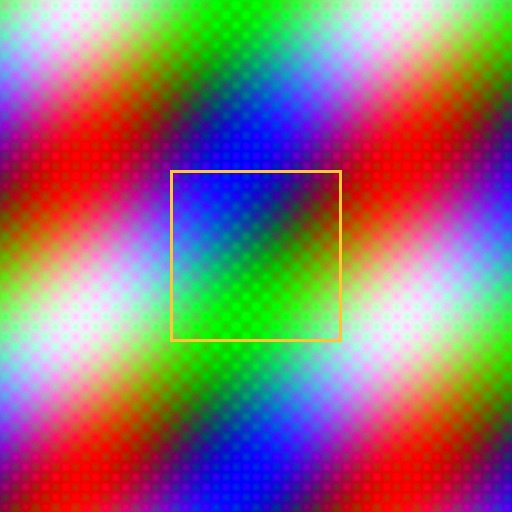
#> input picture sample_images/ai_generated_diffusion_art.jpg, 512 x 512 px
$ python -i noise_analysis.py   (imports and definitions only)   (older library calls are emulated)
#> lines starting #> are read from the running program, lines starting #| are printed output that depends on the picture
#> further down, picture is the input picture: PIL image 512x512 RGB; mean R, G, B 143.1, 114.5, 117.5
"""
High-Frequency Sensor Noise & PRNU Residual Forensic Analyzer
Detects lack of authentic camera sensor noise or artificial patchy noise textures.
"""

import numpy as np
import cv2
from PIL import Image
from typing import Tuple, Dict, Any


def extract_noise_residuals(image: Image.Image) -> Tuple[np.ndarray, float]:
    """
    Extracts high-frequency noise residuals by subtracting a median-filtered denoised image
    from the original grayscale image, then computing local variance distribution.
    Returns:
        noise_visual: Amplified noise residual image [0-255 uint8]
        anomaly_score: Score [0.0 - 1.0] indicating artificial noise inconsistency
    """
    gray = np.array(image.convert("L"), dtype=np.float32)
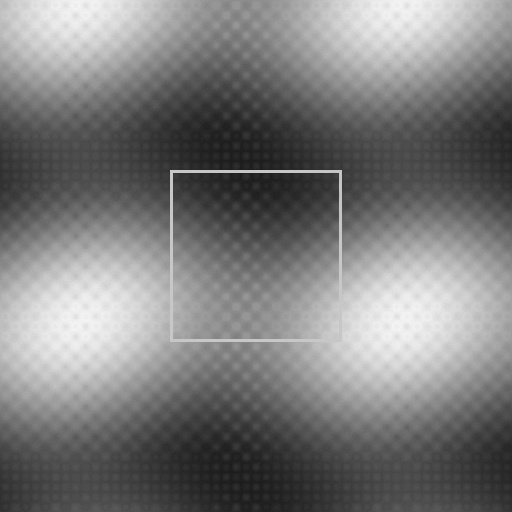
#> gray: shape (512, 512) float32; min 27, max 246, mean 123.4

    # Apply 3x3 median filter to estimate the denoised structural component
    denoised = cv2.medianBlur(gray.astype(np.uint8), 3).astype(np.float32)

    # Noise residual: R = I - Denoised(I)
    residual = gray - denoised

    # Amplified residual for visualization
    res_amplified = np.clip((residual + 128.0), 0, 255).astype(np.uint8)

    # Compute Laplacian variance for high-frequency sharpness distribution
    laplacian = cv2.Laplacian(gray.astype(np.uint8), cv2.CV_64F)
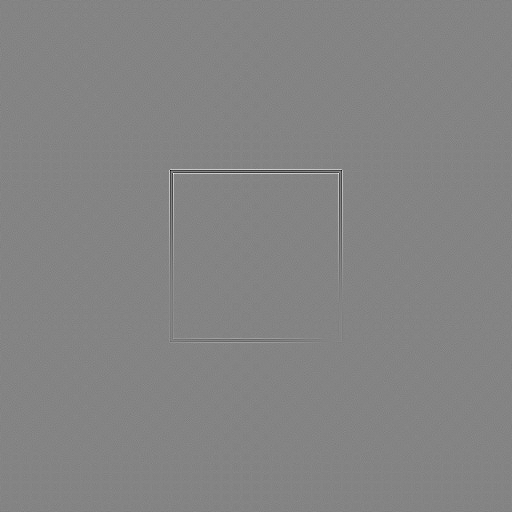
#> laplacian: shape (512, 512) float64; min -296, max 275, mean 0; drawn with min black and max white
    lap_var = float(laplacian.var())
#> lap_var = 117.5

    # Spatial noise homogeneity test: compute local variance across 16x16 blocks
    h, w = gray.shape
#> h = 512; w = 512
    block_size = 16
    block_vars = []

    for y in range(0, h - block_size + 1, block_size):
        for x in range(0, w - block_size + 1, block_size):
            patch = residual[y:y+block_size, x:x+block_size]
            block_vars.append(np.var(patch))
#> after the loop, block_vars = 1024 values, max 159.6 at index 330, min 0.369 at index 485, mean 1.22

    if len(block_vars) > 0:
        var_of_vars = float(np.std(block_vars))
#> var_of_vars = 6.41
        mean_var = float(np.mean(block_vars) + 1e-6)
#> mean_var = 1.22
        noise_inhomogeneity = var_of_vars / mean_var
#> noise_inhomogeneity = 5.26
    else:
        noise_inhomogeneity = 0.0

    # In natural photos, sensor noise is evenly distributed across similar luminance.
    # In AI media, noise varies wildly or is completely missing in synthesized patches.
    anomaly_score = float(np.clip(noise_inhomogeneity * 0.35 + (0.1 if lap_var < 50 else 0.0), 0.0, 1.0))
#> anomaly_score = 1

    return res_amplified, anomaly_score


def analyze_noise_artifacts(image: Image.Image) -> Dict[str, Any]:
    """
    Full noise forensic pipeline.
    """
    res_vis, anomaly_score = extract_noise_residuals(image)

    return {
        "noise_anomaly_score": anomaly_score,
        "noise_visualization": res_vis,
        "is_anomalous": anomaly_score > 0.45
    }

>>> from PIL import Image
>>> picture = Image.open('../../sample_images/ai_generated_diffusion_art.jpg')
>>> result = extract_noise_residuals(picture)

$ run again, on sample_images/real_architectural_photo.jpg
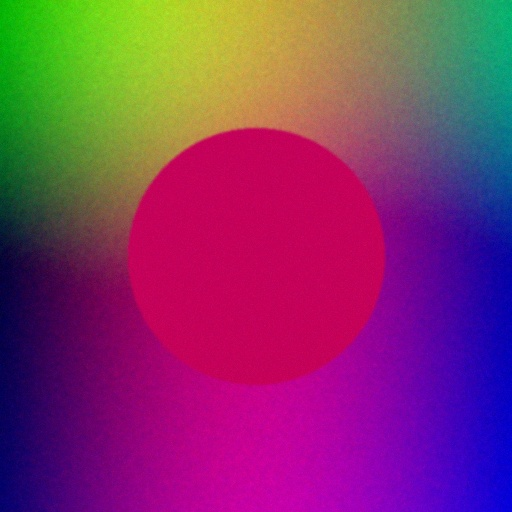
#> input picture sample_images/real_architectural_photo.jpg, 512 x 512 px
#> picture is the input picture: PIL image 512x512 RGB; mean R, G, B 128.8, 52.6, 105
#> in extract_noise_residuals, `gray = np.array(image.convert("L"), dtype=np.float32)`:
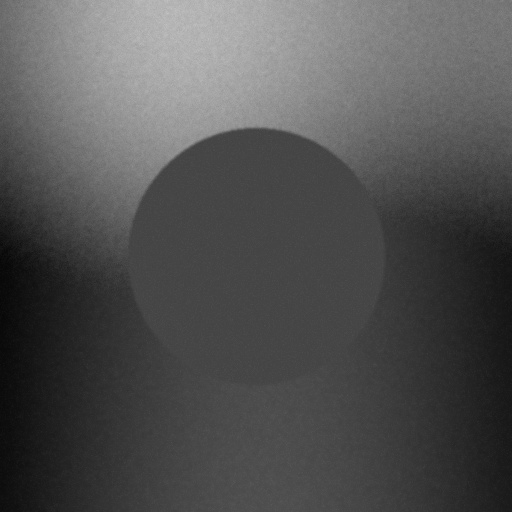
#> gray: shape (512, 512) float32; min 5, max 196, mean 81.4
#> in extract_noise_residuals, `laplacian = cv2.Laplacian(gray.astype(np.uint8), cv2.CV_64F)`:
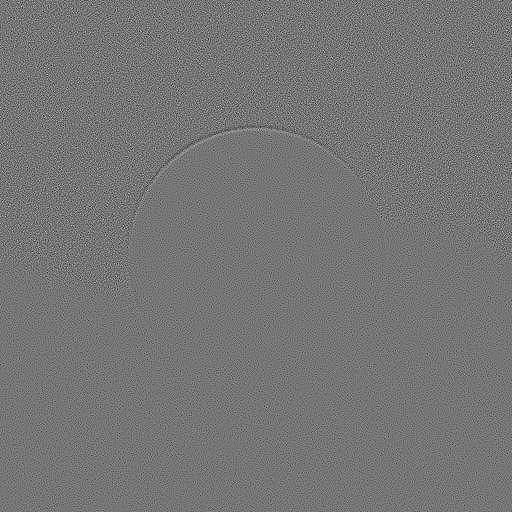
#> laplacian: shape (512, 512) float64; min -57, max 66, mean 0; drawn with min black and max white
#> lap_var = 85.6
#> after the loop in extract_noise_residuals, `for y in range(0, h - block_size + 1, block_size):`: block_vars = 1024 values, max 12.25 at index 16, min 1.1 at index 875, mean 4.63
#> var_of_vars = 3.02
#> mean_var = 4.63
#> noise_inhomogeneity = 0.652
#> anomaly_score = 0.228
